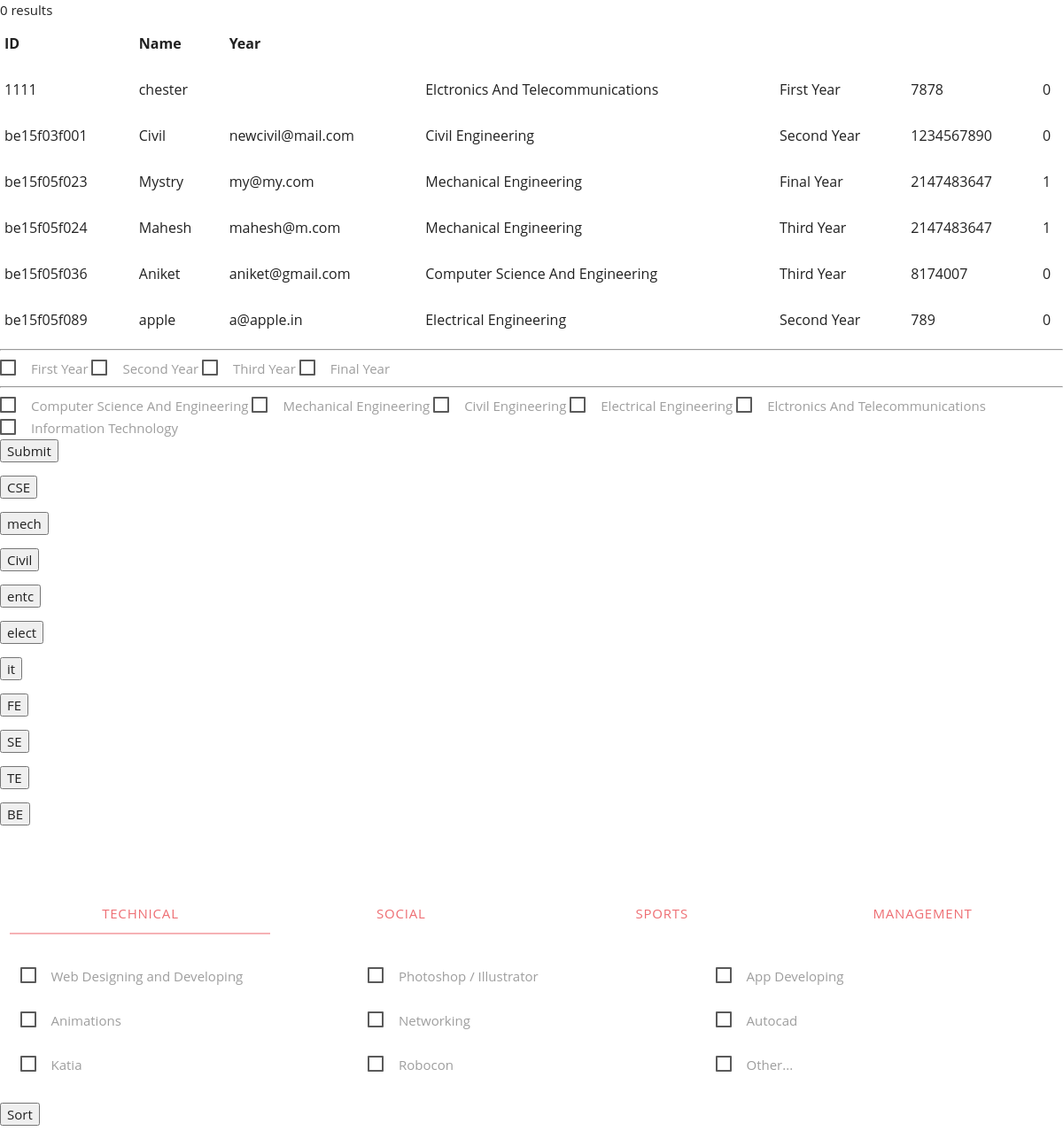
The app's page /core/sorting.php (signed in) with its own data.
### tables this page shows
CREATE TABLE `users` (
  `userId` varchar(11) NOT NULL,
  `userName` varchar(30) NOT NULL,
  `Gender` varchar(6) NOT NULL,
  `userEmail` varchar(60) NOT NULL,
  `userPass` varchar(255) NOT NULL,
  `Skills` varchar(255) NOT NULL,
  `mobile` int(16) NOT NULL,
  `academic_year` varchar(16) NOT NULL,
  `dob` varchar(255) NOT NULL,
  `state` text NOT NULL,
  `local_hostel` varchar(16) NOT NULL,
  `web` int(11) NOT NULL DEFAULT '0',
  `app` int(11) NOT NULL DEFAULT '0',
  `photoshop` int(11) NOT NULL DEFAULT '0',
  `animation` int(11) NOT NULL DEFAULT '0',
  `networking` int(11) NOT NULL DEFAULT '0',
  `autocad` int(11) NOT NULL DEFAULT '0',
  `katia` int(11) NOT NULL DEFAULT '0',
  `robocon` int(11) NOT NULL DEFAULT '0',
  `other` int(11) NOT NULL DEFAULT '0',
  `acting` int(11) NOT NULL DEFAULT '0',
  `dance` int(11) DEFAULT '0',
  `ankering` int(11) NOT NULL DEFAULT '0',
  `singing` int(11) NOT NULL DEFAULT '0',
  `drama` int(11) NOT NULL DEFAULT '0',
  `writing` int(11) NOT NULL DEFAULT '0',
  `poetry` int(11) NOT NULL DEFAULT '0',
  `drawing` int(11) NOT NULL DEFAULT '0',
  `decoration` int(11) NOT NULL DEFAULT '0',
  `painting` int(11) NOT NULL DEFAULT '0',
  `cricket` int(11) NOT NULL DEFAULT '0',
  `badminton` int(11) NOT NULL DEFAULT '0',
  `football` int(11) NOT NULL DEFAULT '0',
  `chess` int(11) NOT NULL DEFAULT '0',
  `kabbadi` int(11) NOT NULL DEFAULT '0',
  `vollyball` int(11) NOT NULL DEFAULT '0',
  `leader` int(11) NOT NULL DEFAULT '0',
  `member` int(11) NOT NULL DEFAULT '0'
);

### Core/sorting.php (the view, shortened to what this page needs)
<?php
	$servername = "localhost";
	$username = "root";
	$password = "";
	$dbname = "students";
	include 'checkbox.php';
	$conn = new mysqli($servername, $username, $password, $dbname);
	$checkboxes = "SELECT * FROM users WHERE app = '$app' OR web = '$web' OR photoshop ='$graphics' OR animation = '$animations' OR networking = '$networking' OR autocad = '$autocad' OR katia = '$katia' OR robocon ='$robocon' OR other = '$other' OR acting = '$act' OR dance = '$dance' OR ankering = '$anker' OR singing = '$sing' OR drama ='$drama' OR writing = '$writing' OR poetry = '$poetry' OR drawing = '$drawing' OR decoration ='$decoraction' OR painting ='$paint' OR cricket ='$cricket' OR badminton='$badminton' OR football ='$football' OR chess ='$chess' or kabbadi ='$kabbadi' OR vollyball ='$vollyball'";
	$result = $conn->query($checkboxes);
	if ($result->num_rows > 0) {
		 echo "<table> <tr><th>ID</th> <th>Name</th> <th>Year</th></tr>";
		 while($row = $result->fetch_assoc()) {
			 echo "<tr> <td> ".$row["userId"]." </td> <td> ".$row["userName"]." </td> <td>  ".$row["userEmail"]." </td> <td>".$row["Skills"]."</td> <td>".$row["academic_year"]."</td> <td>".$row["mobile"]."</td> <td>".$row["web"]."</td>  </tr>";
		 }
		 echo "</table>";
	} else {
		 echo "0 results";
	}
?>
<!DOCTYPE html>
<html>
<head>
  <link rel="stylesheet" href="../Assets/css/base.css">
</head>
<body>
		<form action="sorting.php" method="POST">
					<div class="form-group">
						 <hr />
						 <label for="fe">First Year</label>
						 <label for="se">Second Year</label>
						 <label for="te">Third Year</label>
						 <label for="be">Final Year</label>
					</div>
					<div class="form-group">
						 <hr />
						 <label for="cse">Computer Science And Engineering</label>
						 <label for="mech">Mechanical Engineering</label>
						 <label for="civil">Civil Engineering</label>
						 <label for="elect">Electrical Engineering</label>
						 <label for="entc">Elctronics And Telecommunications</label>
						 <label for="it">Information Technology</label>
					</div>
		    <input type="submit" value="Submit">
		</form>
		<form action="" method="POST" name="singular">
			<input type="submit" value="CSE" name="single-cse">
		</form>
		<form action="" method="POST" name="singular">
			<input type="submit" value="mech" name="single-mech">
		</form>
		<form action="" method="POST" name="singular">
			<input type="submit" value="Civil" name="single-civil">
		</form>
		<form action="" method="POST" name="singular">
			<input type="submit" value="entc" name="single-entc">
		</form>
		<form action="" method="POST" name="singular">
			<input type="submit" value="elect" name="single-elect">
		</form>
		<form action="" method="POST" name="singular">
			<input type="submit" value="it" name="single-it">
		</form>
		<form action="" method="POST" name="singular">
			<input type="submit" value="FE" name="single-fe">
		</form>
		<form action="" method="POST" name="singular">
			<input type="submit" value="SE" name="single-se">
		</form>
		<form action="" method="POST" name="singular">
			<input type="submit" value="TE" name="single-te">
		</form>
		<form action="" method="POST" name="singular">
			<input type="submit" value="BE" name="single-be">
		</form>
		<form method="post" name="multiple-check">
					        <div class="row ">
						          <div class="col s12">
							            <ul class="tabs tab-holder" style="width: 100%;margin: 60px 0px 20px 0px;">
							              <li class="tab col s3"><a href="#technical">Technical</a></li>
							              <li class="tab col s3"><a href="#Social">Social</a></li>
							              <li class="tab col s3"><a href="#Sports">Sports</a></li>
							              <li class="tab col s3"><a href="#Managment">Management</a></li>
							            </ul>
						          </div>
						          <div id="technical" class="col s12">
						          		<p class="col m4 s6">
						          	      <label for="web">Web Designing and Developing</label>
						          	    </p>
						          	    <p class="col m4 s6">
						          	      <label for="graphics">Photoshop / Illustrator </label>
						          	    </p>
						          	    <p class="col m4 s6">
						          	      <label for="app">App Developing </label>
						          	    </p>
						          	    <p class="col m4 s6">
						          	      <label for="animations">Animations</label>
						          	    </p>
						          	    <p class="col m4 s6">
						          	      <label for="Networking">Networking</label>
						          	    </p>
						          	    <p class="col m4 s6">
						          	      <label for="Autocad">Autocad</label>
						          	    </p>
						          	    <p class="col m4 s6">
						          	      <label for="Katia">Katia</label>
						          	    </p>
						          	    <p class="col m4 s6">
						          	      <label for="Robocon">Robocon</label>
						          	    </p>
						          	    <p class="col m4 s6">
						          	      <label for="Other...">Other...</label>
						          	    </p>
						          </div>
					        </div>
						<input type="submit" name="check" value="Sort">
		</form>
	</body>
	</html>

### records on screen
users: userId "1111", userName "chester", Skills "Elctronics And Telecommunications", academic_year "First Year", mobile "7878", web "0"
users: userId "be15f03f001", userName "Civil", userEmail "newcivil@mail.com", Skills "Civil Engineering", academic_year "Second Year", mobile "1234567890", web "0"
users: userId "be15f05f023", userName "Mystry", userEmail "my@my.com", Skills "Mechanical Engineering", academic_year "Final Year", mobile "2147483647", web "1"
users: userId "be15f05f024", userName "Mahesh", userEmail "mahesh@m.com", Skills "Mechanical Engineering", academic_year "Third Year", mobile "2147483647", web "1"
users: userId "be15f05f036", userName "Aniket", userEmail "aniket@gmail.com", Skills "Computer Science And Engineering", academic_year "Third Year", mobile "8174007", web "0"
users: userId "be15f05f089", userName "apple", userEmail "a@apple.in", Skills "Electrical Engineering", academic_year "Second Year", mobile "789", web "0"
